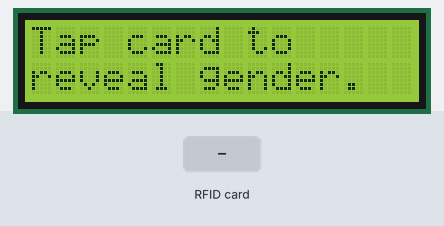
Simulated run of this sketch. Board: Arduino Uno, built with avr-gcc and run on an emulated ATmega328P. Parts: 16×2 character LCD. Inputs (shaded band) come from the test bench.

Above: at 1.3 s.
1.4 s: RFID card EC 12 FA 00 held to the reader
At 2.6 s:
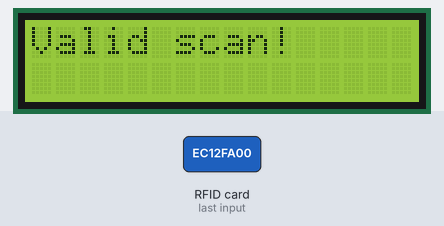
At 3.5 s:
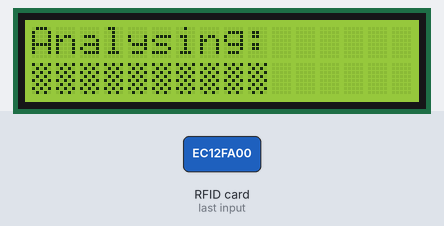
Timing chart, 0 to 5.0 s (numbered marks = the images above; inputs shaded):
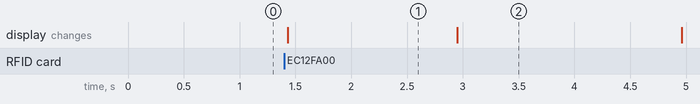

Measured:
- after the input at 1.4 s, the display: changes at once (image 1)
- what the display in image 1 shows lasts 1.6 s, from 1.4 s to 3.0 s

The sketch:

Femboy_Detector.ino
```cpp
//LCD
#include <Wire.h>
#include <LiquidCrystal_I2C.h>
//RFID
#include <SPI.h>
#include <MFRC522v2.h>
#include <MFRC522DriverSPI.h>
#include <MFRC522DriverPinSimple.h>

#define SS_PIN   10
#define RST_PIN  9

bool CanScan = true;

//LCD setup
LiquidCrystal_I2C lcd(0x27, 16, 2);

//RFID setup
MFRC522DriverPinSimple rst_pin(RST_PIN);
MFRC522DriverPinSimple ss_pin(SS_PIN);
MFRC522DriverSPI driver(ss_pin);
MFRC522 mfrc522(driver);

const byte CardUIDs[2][4] = {
  {0xEC, 0x12, 0xFA, 0x00}, //RFID tag (you will have to know what your RFID tag's UID is)
  {0x31, 0x73, 0x18, 0x02} //RFID tag
};

// Custom full block character
byte BlockFull[8] = {
  B11111,
  B11111,
  B11111,
  B11111,
  B11111,
  B11111,
  B11111,
  B11111
};

// Custom Checkerboard character
byte BlockPartial[8] = {
  B10101,
  B01010,
  B10101,
  B01010,
  B10101,
  B01010,
  B10101,
  B01010,
};

// Left part of my version of the sad emoji
byte SadLeft[8] = {
  B00000,
  B01100,
  B01100,
  B10000,
  B10111,
  B10100,
  B10011,
  B00000
};

// Right part of my version of the sad emoji
byte SadRight[8] = {
  B00000,
  B00110,
  B00110,
  B00000,
  B11100,
  B00100,
  B11000,
  B00000
};

// Left part of my version of the praying emoji
byte PrayLeft[8] = {
  B00001,
  B00011,
  B00011,
  B00011,
  B11110,
  B11110,
  B00100,
  B00000
};

// Right part of my version of the praying emoji
byte PrayRight[8] = {
  B10000,
  B11000,
  B11000,
  B11000,
  B01111,
  B01111,
  B00100,
  B00000
};

//tldr; this just checks if the card is one of the cards from the CardUIDs array
bool IsValidCard(byte *UID, byte Size) {
  if (Size != sizeof(CardUIDs[0])) {return false;}

  for (int i = 0; i < 2; i++) {
    bool IsValid = true;

    for (int ByteIndex = 0; ByteIndex < Size; ByteIndex++) {
      if (UID[ByteIndex] != CardUIDs[i][ByteIndex]) { IsValid = false; break; }
    }

    if (IsValid) {
      return true;
    }
  }
  return false;
}

void DrawLoadingBar(int percent) {
  int filled = percent / 10; // devides since you can have 10 characters on the screen, but not 100

  lcd.setCursor(0, 1);
  for (int i = 0; i < 10; i++) {
    if (i < filled) {
      lcd.write(byte(0));  // writes the full block
    } else {
      lcd.write(byte(1));  // writes the checkerboard block
    }
  }
}

void setup() {
  //LCD setup
  lcd.init();
  lcd.backlight();
  lcd.clear();
  lcd.setCursor(0, 0);
  lcd.print("Tap card to");
  lcd.setCursor(0, 1);
  lcd.print("reveal gender.");

  // Create custom characters (indices 0-4)
  lcd.createChar(0, BlockFull);
  lcd.createChar(1, BlockPartial);
  lcd.createChar(2, SadLeft);
  lcd.createChar(3, SadRight);
  lcd.createChar(4, PrayLeft);
  lcd.createChar(5, PrayRight);

  //RFID
  SPI.begin();
  mfrc522.PCD_Init();

  /*Serial Monitor
  Serial.begin(9600); */
}

void loop() {
  // checks if it's detecting an RFID tag
  if (!mfrc522.PICC_IsNewCardPresent()) {return;}
  // checks it it can actualy read the tag
  if (!mfrc522.PICC_ReadCardSerial()) {return;}

  // gets the values of the scanned UID and UID size
  byte* UID = mfrc522.uid.uidByte;
  byte UIDSize = mfrc522.uid.size;

  // checks if the card is valid and if you can scan
  if (IsValidCard(UID, UIDSize) && CanScan)
  {
    CanScan = false;
    //Fun part (basicaly just a bad loading bar)
    lcd.clear();
    lcd.setCursor(0, 0);
    lcd.print("Valid scan!");
    delay(1500);
    lcd.clear();
    lcd.print("Analysing:");
    DrawLoadingBar(0);
    delay(2000);
    DrawLoadingBar(10);
    lcd.setCursor(0, 1);
    delay(1500);
    DrawLoadingBar(20);
    delay(1000);
    DrawLoadingBar(30);
    delay(850);
    DrawLoadingBar(40);
    delay(750);
    DrawLoadingBar(50);
    //make it look like it takes time
    delay(2500);
    DrawLoadingBar(90);
    //really fake the loading bar
    delay(1000);
    DrawLoadingBar(100);
    //let it sink in
    delay(1000);
    lcd.clear();
    lcd.setCursor(0, 0);
    lcd.print("Analysis:");
    lcd.setCursor(0, 1);
    lcd.print("Femboy ");
    //writes the emojis
    lcd.write(byte(2));
    lcd.write(byte(3));
    lcd.write(byte(4));
    lcd.write(byte(5));
  }
}
```
